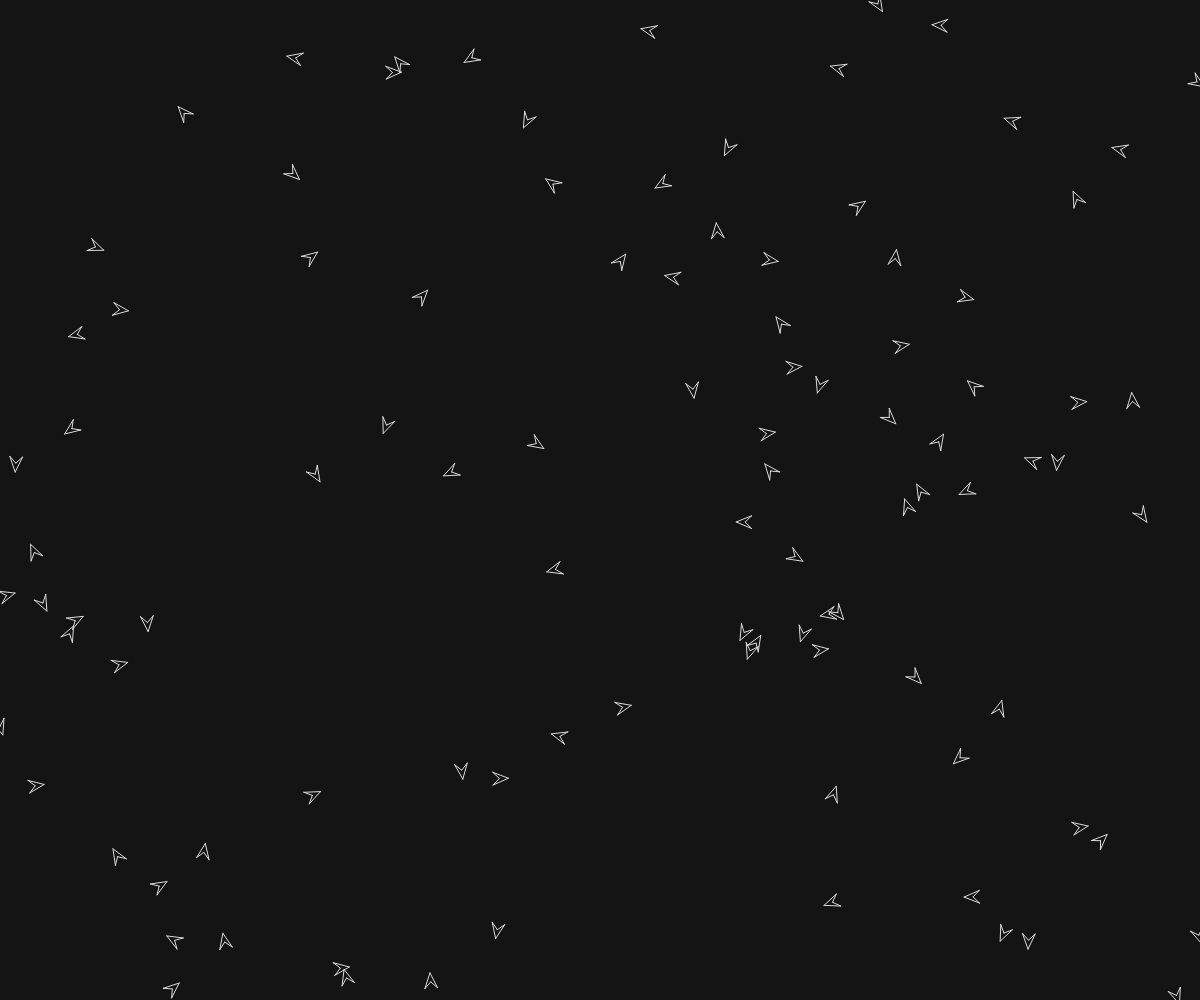
Frame 1 (no input)
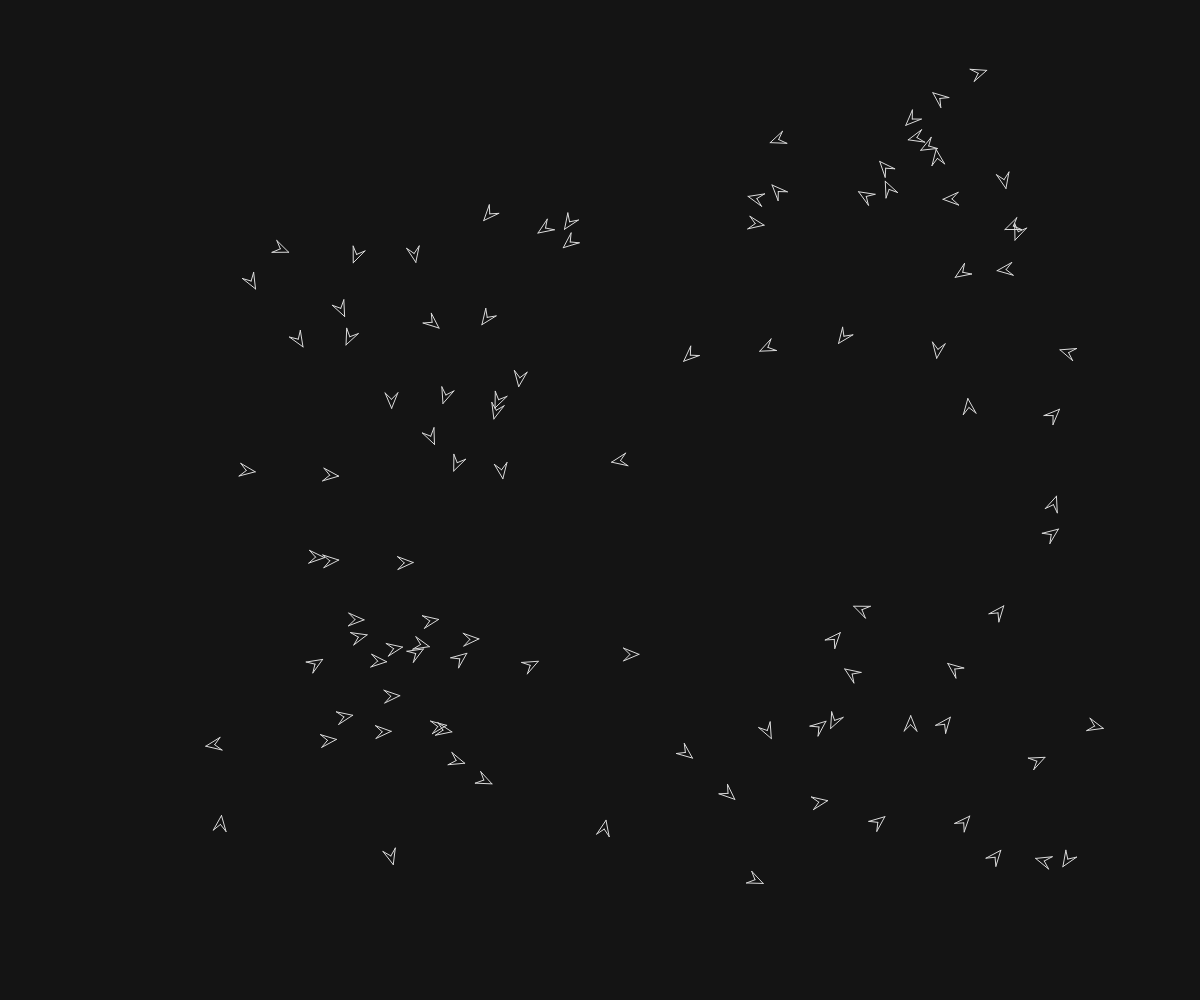
Frame 60 (no input)
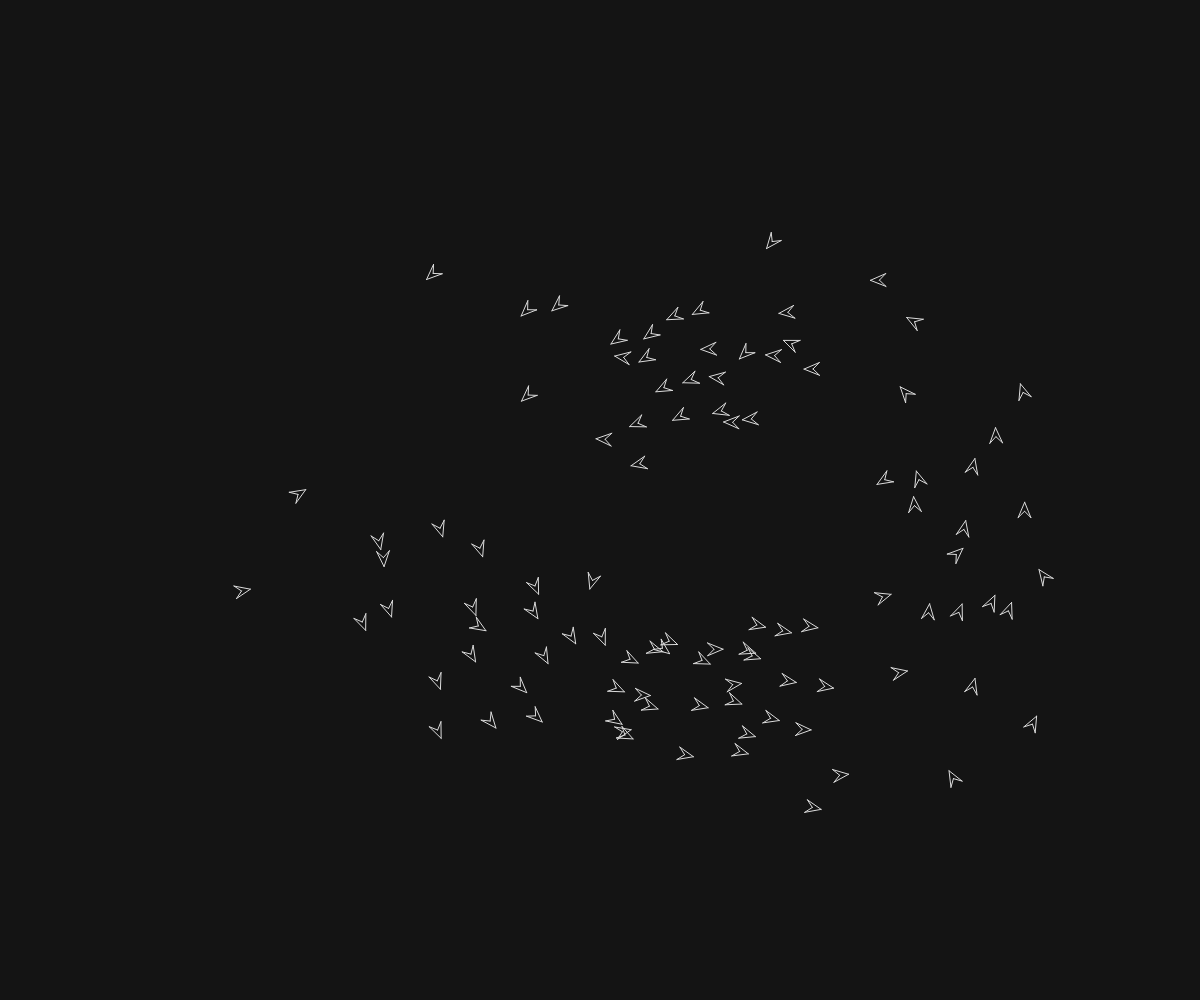
Frame 120 (the mouse pressed at the canvas centre since frame 60)

The p5.js sketch that drew these frames (run headless with seeded random() and noise() and a simulated clock; from frame 60 on, the mouse is pressed at the canvas centre):

// p5.js sketch
// ── sketch.js
let vertices = [];
const num_vertices = 100;
const view_radius = 150;
const max_acceleration = 0.8;
const max_velocity = 6;
const wall_hatred = 50;
const boid_size = 3;

function setup() {
    createCanvas(windowWidth, windowHeight);
    frameRate(30);

    for (let i = 0; i < num_vertices; i++) {
        vertices.push(new boid());
    }
}

function draw() {
    background(20);
        for (const v of vertices) {
    v.update(vertices);
    }
    for (const v of vertices) {
        v.show();
    }
}

class boid {
    constructor() {
        this.position = createVector(random(width), random(height));
        this.velocity = p5.Vector.random2D();
        this.velocity.limit(max_velocity);
        this.acceleration = createVector();
    }

    show() {
        let direction = createVector(this.velocity.x, this.velocity.y);
        let left = createVector(this.velocity.x, this.velocity.y);
        let right = createVector(this.velocity.x, this.velocity.y);
        direction.setMag(boid_size);
        left.setMag(boid_size);
        right.setMag(boid_size);
        left.rotate(3/4 * PI);
        right.rotate(-3/4 * PI);

        fill(220);
        stroke(220);
        line(this.position.x, this.position.y, 
            this.position.x + left.x * boid_size, this.position.y + left.y * boid_size);
        line(this.position.x, this.position.y, 
            this.position.x + right.x * boid_size, this.position.y + right.y * boid_size);
        line(this.position.x + direction.x * boid_size, this.position.y + direction.y * boid_size,
            this.position.x + left.x * boid_size, this.position.y + left.y * boid_size);
        line(this.position.x + direction.x * boid_size, this.position.y + direction.y * boid_size,
            this.position.x + right.x * boid_size, this.position.y + right.y * boid_size);
    }

    update(vertices) {
        this.position.add(this.velocity);
        this.velocity.add(this.acceleration);
        this.acceleration = this.flock(vertices);
        // TODO: make them prioritize moving away from a close wall instead of flocking

        this.acceleration.setMag(max_acceleration);
        this.velocity.setMag(max_velocity);
        this.constrain();
    }

    repel_wall(wall_vec) {
        let d = dist(this.position.x, this.position.y, wall_vec.x, wall_vec.y);
        let repel = createVector();
        if (d < view_radius && d > 0) 
            repel = p5.Vector.sub(this.position, wall_vec);
        
        return repel;
    }

    flock(vertices) {
        let average_position = createVector(); // cohesion
        let align_velocities = createVector(); // alignment
        let repel_velocities = createVector(); // separation
        let repel_walls = createVector(); // steer away from walls
        let repel = createVector();
        let d = 0;
        let count = 0;

        // accumulate data
        for (const v of vertices) {
            d = dist(this.position.x, this.position.y, v.position.x, v.position.y);

            if (d < view_radius && d > 0) {
                count += 1;
                average_position.add(v.position);
                align_velocities.add(v.velocity);

                repel = p5.Vector.sub(this.position, v.position); // difference in position
                repel.div(d*d);
                repel_velocities.add(repel);
            }
        }

        repel_walls.add(this.repel_wall(createVector(this.position.x, 0)));
        repel_walls.add(this.repel_wall(createVector(this.position.x, height)));
        repel_walls.add(this.repel_wall(createVector(0, this.position.y)));
        repel_walls.add(this.repel_wall(createVector(width, this.position.y)));

        if (count == 0)
            return repel_walls;

        // average data
        average_position.div(count);
        align_velocities.div(count);
        repel_velocities.div(count);

        // calculate steering forces
        let diff = p5.Vector.sub(average_position, this.position);
        diff.setMag(max_velocity);
        diff.sub(this.velocity);

        align_velocities.setMag(max_velocity);
        align_velocities.sub(this.velocity);

        repel_velocities.setMag(max_velocity);
        repel_velocities.sub(this.velocity);

        repel_walls.setMag(wall_hatred * max_velocity);
        repel_walls.sub(this.velocity);

        // accumulate steering forces
        diff.add(align_velocities);
        diff.add(repel_velocities);
        diff.add(repel_walls);
        return diff;
    }

    constrain() {
        if (this.position.x >= width) this.position.x = 0;
        if (this.position.x < 0) this.position.x = width;
        if (this.position.y >= height) this.position.y = 0;
        if (this.position.y < 0) this.position.y = height;
    }
}
// ── boids.html
<!DOCTYPE html>
<html lang="en">
  <head>
    <script src="../p5.js"></script>
    <link rel="stylesheet" type="text/css" href="../style.css">
    <meta charset="utf-8" />

  </head>
  <body>
    <main>
    </main>
    <script src="sketch.js"></script>
  </body>
</html>
